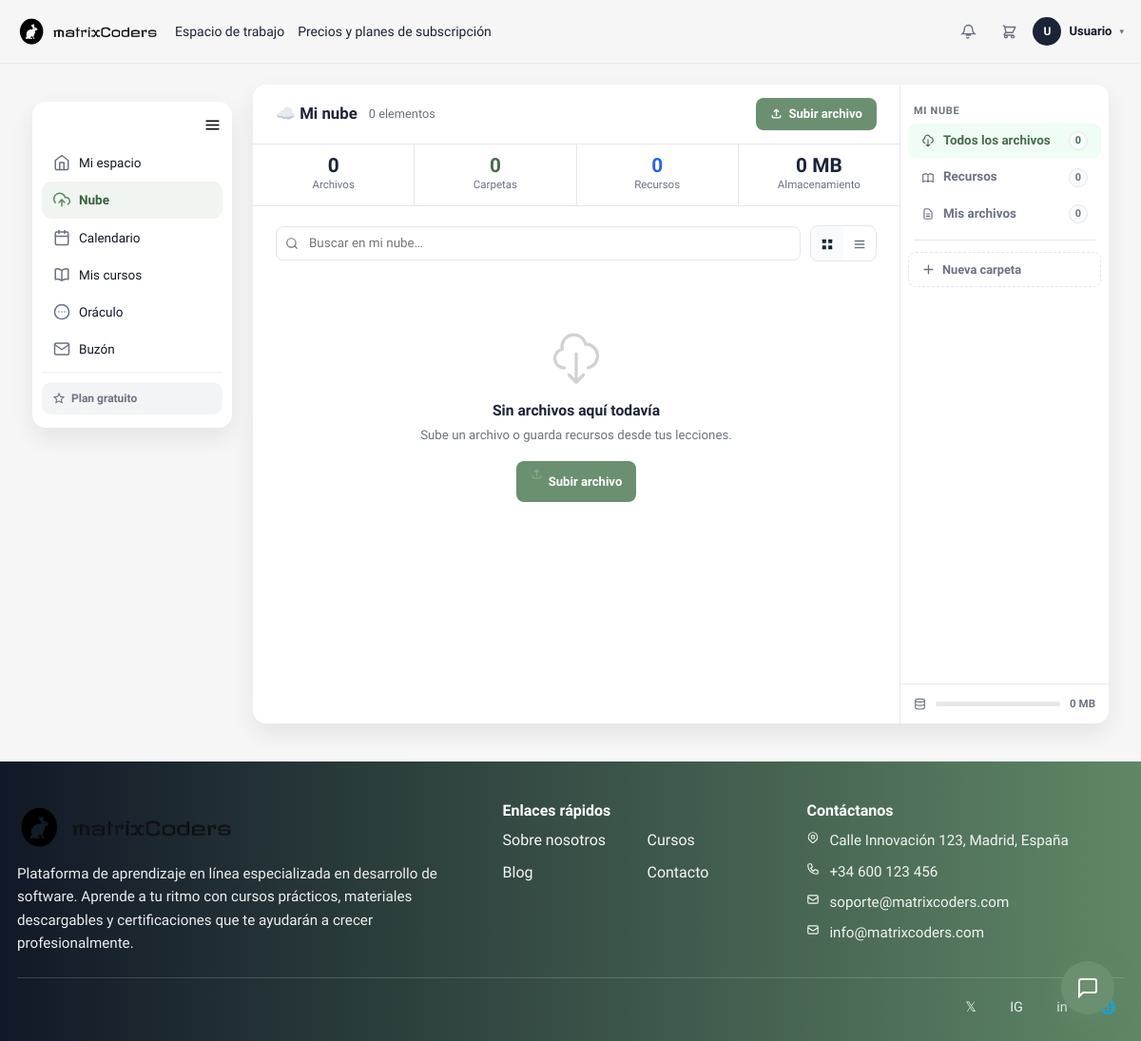
The app's page /index.php?url=nube (signed in), older data.
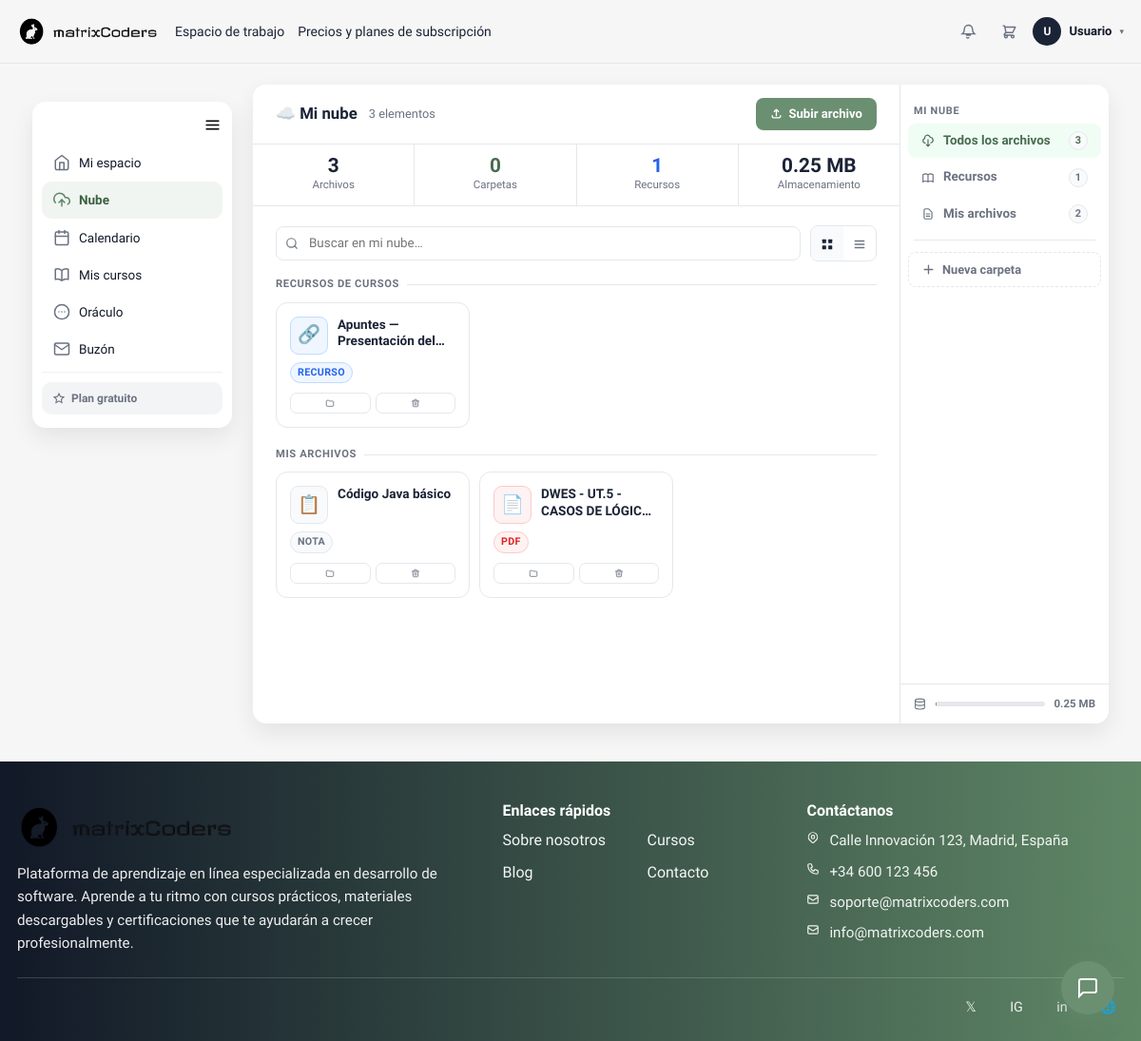
The same page, newer data.
### tables this page shows
CREATE TABLE documento (
    id           INTEGER PRIMARY KEY AUTOINCREMENT,
    usuario_id   INTEGER NOT NULL,
    carpeta_id   INTEGER DEFAULT NULL,
    plantilla_id INTEGER DEFAULT NULL,
    titulo       TEXT    NOT NULL,
    contenido    TEXT    DEFAULT NULL,
    estado       TEXT    NOT NULL DEFAULT 'borrador',
    destacado    INTEGER NOT NULL DEFAULT 0,
    FOREIGN KEY (usuario_id)   REFERENCES usuario(id)   ON DELETE CASCADE  ON UPDATE CASCADE,
    FOREIGN KEY (carpeta_id)   REFERENCES carpeta(id)   ON DELETE SET NULL ON UPDATE CASCADE,
    FOREIGN KEY (plantilla_id) REFERENCES plantilla(id) ON DELETE SET NULL ON UPDATE CASCADE
);

### app/controllers/DashboardController.php (called while the page is built, shortened)
<?php
require_once __DIR__ . '/../models/Documento.php';
class DashboardController
{
    public function documentos()
    {
        $usuario_id = (int)$_SESSION['usuario_id'];
        $database = new Database();
        $conexion = $database->connect();
        $documentoModel = new Documento($conexion);
        $documentos = $documentoModel->obtenerConCarpetaPorUsuario($usuario_id);
        require __DIR__ . '/../views/dashboard/documentos.php';
    }
}

### app/models/Documento.php (called while the page is built, shortened)
<?php
class Documento
{
    private $db;
    public function __construct($db)
    {
        $this->db = $db;
    }
    public function obtenerConCarpetaPorUsuario(int $usuario_id): array
    {
        $stmt = $this->db->prepare(
            "SELECT d.*, c.nombre AS carpeta_nombre
             FROM documento d
             LEFT JOIN carpeta c ON c.id = d.carpeta_id
             WHERE d.usuario_id = ?
             ORDER BY d.id DESC"
        );
        $stmt->execute([$usuario_id]);
        return $stmt->fetchAll(PDO::FETCH_ASSOC);
    }
}

### app/views/dashboard/documentos.php (the view, shortened to what the rows shown need)
<?php
$documentos = is_array($documentos ?? null) ? $documentos : [];
$filtroCarpe = (int)($_GET['carpeta'] ?? 0);
$docsVisibles = $filtroCarpe
    ? array_filter($documentos, fn($d) => (int)($d['carpeta_id'] ?? 0) === $filtroCarpe)
    : $documentos;
function nubeTypeInfo(array $d): array {
    $t = $d['titulo'] ?? ''; $c = $d['contenido'] ?? '';
    if (str_contains($c, 'Recurso del curso')) return ['icon'=>'🔗','bg'=>'#eff6ff','border'=>'#bfdbfe','label'=>'Recurso','color'=>'#2563eb'];
    if (preg_match('/\.pdf/i', $c.$t))         return ['icon'=>'📄','bg'=>'#fef2f2','border'=>'#fecaca','label'=>'PDF','color'=>'#dc2626'];
    return ['icon'=>'📋','bg'=>'#f8fafc','border'=>'#e5e7eb','label'=>'Nota','color'=>'#6b7280'];
}
function nubeGetOrigName(array $d): string {
    if (preg_match('/Archivo original:\s*(.+)/i', $d['contenido'] ?? '', $m)) return trim($m[1]);
    return $d['titulo'];
}
?>
<!DOCTYPE html>
<html lang="es">
<head>
<link href="https://cdn.jsdelivr.net/npm/bootstrap@5.3.3/dist/css/bootstrap.min.css" rel="stylesheet">
<link rel="stylesheet" href="<?= BASE_URL ?>/css/header.css">
<link rel="stylesheet" href="<?= BASE_URL ?>/css/footer.css">
<link rel="stylesheet" href="<?= BASE_URL ?>/css/sidebar.css">
<link rel="stylesheet" href="<?= BASE_URL ?>/css/dashboard.css">
</head>
<body>
<main class="main-dashboard">
  <div class="mc-container">
    <div class="contenedor-dashboard-content">
      <div class="nube-shell" style="height:calc(100vh - var(--header-h,66px) - 62px);">
        <div class="nube-body">
          <div class="nube-content" id="nubeContent">
            <?php if (empty($docsVisibles)): ?>
            <div class="nube-empty">
              <svg width="60" height="60" fill="none" stroke="currentColor" stroke-width="1.3" viewBox="0 0 24 24"><path stroke-linecap="round" d="M7 16a4 4 0 01-.88-7.903A5 5 0 1115.9 6L16 6a5 5 0 011 9.9M9 19l3 3m0 0l3-3m-3 3V10"/></svg>
              <h3>Sin archivos aquí todavía</h3>
              <p>Sube un archivo o guarda recursos desde tus lecciones.</p>
              <div style="display:flex;gap:10px;justify-content:center;margin-top:18px;">
                <button class="nb-btn nb-btn-primary" onclick="openModal('nmUpload')">
                  <svg width="13" height="13" fill="none" stroke="currentColor" stroke-width="2.5" viewBox="0 0 24 24"><path stroke-linecap="round" d="M4 16v1a3 3 0 003 3h10a3 3 0 003-3v-1m-4-8l-4-4m0 0L8 8m4-4v12"/></svg>
                  Subir archivo
                </button>
              </div>
            </div>
            <?php else: ?>
            <?php
            $docsRender = $docsVisibles;
            $bySection = [];
            foreach ($docsRender as $doc) {
                $sec = str_contains($doc['contenido'] ?? '', 'Recurso del curso') ? 'Recursos de cursos' : 'Mis archivos';
                $bySection[$sec][] = $doc;
            }
            ?>
            <div id="viewGrid">
              <?php foreach ($bySection as $secLabel => $secDocs): ?>
              <?php if (count($bySection) > 1): ?><div class="nube-section-lbl"><?= $secLabel ?></div><?php endif; ?>
              <div class="nube-grid">
                <?php foreach ($secDocs as $doc):
                  $ti      = nubeTypeInfo($doc);
                  $orig    = nubeGetOrigName($doc);
                  $docUrl  = BASE_URL . '/index.php?url=documento&id=' . (int)$doc['id'];
                ?>
                <div class="nube-card doc-item"
                   data-nombre="<?= htmlspecialchars(strtolower($doc['titulo'] . ' ' . $orig)) ?>"
                   data-carpeta="<?= (int)($doc['carpeta_id'] ?? 0) ?>"
                   onclick="window.location='<?= $docUrl ?>'" style="cursor:pointer;">
                  <div style="display:flex;align-items:flex-start;gap:10px">
                    <div class="nube-card-icon" style="background:<?= $ti['bg'] ?>;border-color:<?= $ti['border'] ?>"><?= $ti['icon'] ?></div>
                    <div style="flex:1;min-width:0">
                      <div class="nube-card-name" title="<?= htmlspecialchars($doc['titulo']) ?>"><?= htmlspecialchars($doc['titulo']) ?></div>
                    </div>
                  </div>
                  <div class="nube-card-meta">
                    <span class="nube-card-badge" style="background:<?= $ti['bg'] ?>;color:<?= $ti['color'] ?>;border:1px solid <?= $ti['border'] ?>;"><?= $ti['label'] ?></span>
                  </div>
                  <div class="nube-card-actions" onclick="event.stopPropagation()">
                    <button type="button" class="nca" title="Mover" onclick='event.stopPropagation();openMoverModal(<?= (int)$doc['id'] ?>, "<?= htmlspecialchars(addslashes($doc['titulo'])) ?>", <?= (int)($doc['carpeta_id'] ?? 0) ?>)'>
                      <svg width="10" height="10" fill="none" stroke="currentColor" stroke-width="2" viewBox="0 0 24 24"><path stroke-linecap="round" d="M3 7a2 2 0 012-2h4l2 2h8a2 2 0 012 2v9a2 2 0 01-2 2H5a2 2 0 01-2-2z"/></svg>
                    </button>
                    <button type="button" class="nca danger" title="Eliminar" onclick="event.stopPropagation();pedirEliminarDoc(<?= (int)$doc['id'] ?>, '<?= htmlspecialchars(addslashes($doc['titulo'])) ?>')">
                      <svg width="10" height="10" fill="none" stroke="currentColor" stroke-width="2" viewBox="0 0 24 24"><path stroke-linecap="round" d="M19 7l-.867 12.142A2 2 0 0116.138 21H7.862a2 2 0 01-1.995-1.858L5 7m5 4v6m4-6v6m1-10V4a1 1 0 00-1-1h-4a1 1 0 00-1 1v3M4 7h16"/></svg>
                    </button>
                  </div>
                </div>
                <?php endforeach; ?>
              </div>
              <?php endforeach; ?>
            </div>
            <?php endif; ?>
          </div>
        </div>
      </div>
    </div>
  </div>
</main>
<?php require __DIR__ . '/../layout/footer.php'; ?>
</body>
</html>

Row changes from the older to the newer data that the page shows:
added documento: icon "🔗", titulo "Apuntes — Presentación…", label "RECURSO", shown under "RECURSOS DE CURSOS"
added documento: icon "📋", titulo "Código Java básico", label "NOTA", shown under "MIS ARCHIVOS"
added documento: icon "📄", titulo "DWES - UT.5 - CASOS DE…", label "PDF", shown under "MIS ARCHIVOS"
Text that changed along with them:
count($docsVisibles): "0" → "3"
count($documentos): "0" → "3"
count($recursosCurso): "0" → "1"
$storageUsedMB: "0" → "0.25"
new list line: "RECURSOS DE CURSOS"
new list line: "MIS ARCHIVOS"
text no longer shown: "0 0 Sin archivos aquí todavía Sube un archivo o guarda recursos desde tus lecciones. Subir archivo"
text now shown: "1 2"
